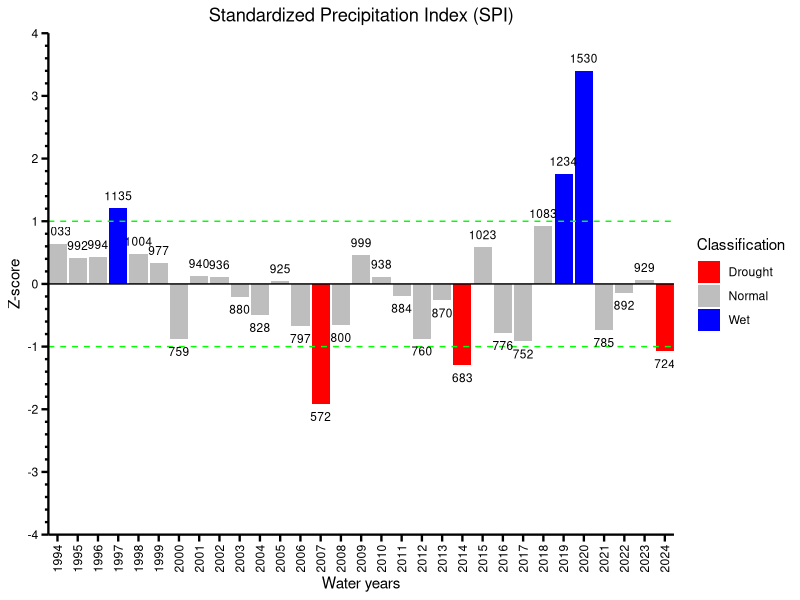
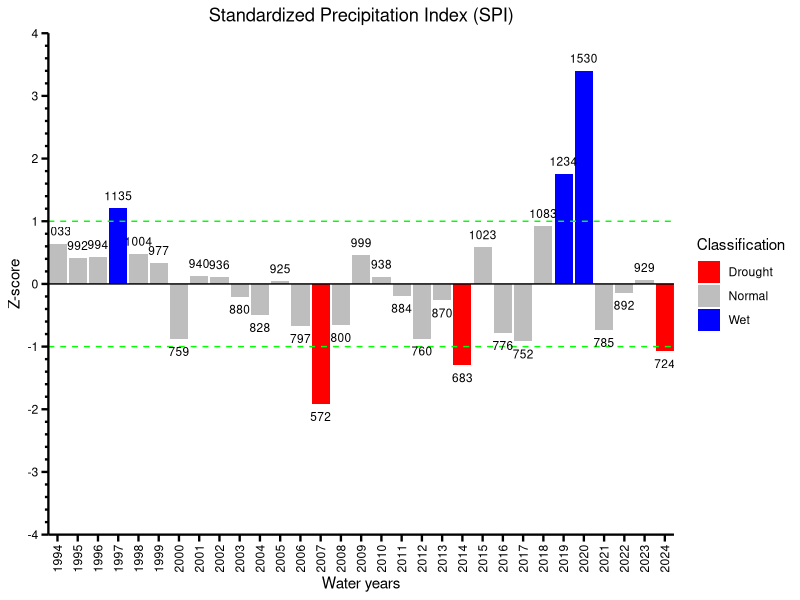

These charts were generated, in order, by the following R code:
# SPI Calculation and Classification

# Gamma Fitting method

# Required libraries
library(dplyr)
library(lubridate)
library(fitdistrplus)  # For fitting gamma distribution
library(stats)          # For qnorm

# Load your SPI data
spi_data <- read.csv("SPI_Index.csv")
spi_data$DATE <- as.Date(spi_data$DATE, format = "%m/%d/%Y")

# Extract year and month
spi_data$Year <- year(spi_data$DATE)
spi_data$Month <- month(spi_data$DATE)

# Filter out post-Sep 2024 data
spi_data <- spi_data %>%
  filter(!(Year == 2024 & Month %in% c(10, 11, 12)))

# Remove Jan-May 1993
spi_data <- spi_data %>%
  filter(!(Year == 1993 & Month %in% c(1, 2, 3, 4, 5)))

# Filter for crop season months
season_data <- spi_data %>%
  filter(Month %in% c(10, 11, 12, 1, 2, 3, 4, 5)) %>%
  mutate(SeasonYear = ifelse(Month %in% c(10, 11, 12), Year + 1, Year)) %>%
  filter(SeasonYear <= 2024)

# Group by season year and compute total precipitation
season_agg <- season_data %>%
  group_by(SeasonYear) %>%
  summarize(Total_PRCP = sum(PRCP, na.rm = TRUE)) %>%
  ungroup()

# Fit gamma distribution
fit <- fitdist(season_agg$Total_PRCP, "gamma", method = "mme")
alpha <- fit$estimate["shape"]
beta <- fit$estimate["rate"]

# Compute cumulative probability G(x)
season_agg <- season_agg %>%
  mutate(
    CDF_Gamma = pgamma(Total_PRCP, shape = alpha, rate = beta),
    CDF_Gamma = ifelse(CDF_Gamma == 1, 0.9999, ifelse(CDF_Gamma == 0, 0.0001, CDF_Gamma)),
    
    # Transform cumulative probability to SPI using standard normal quantile function
    SPI = qnorm(CDF_Gamma)
  )

# SPI Classification
season_agg <- season_agg %>%
  mutate(Classification = case_when(
    SPI <= -1.0 ~ "Drought",
    SPI > -1.0 & SPI <= 1.0 ~ "Normal",
    SPI > 1.0 ~ "Wet"
  ))

# Save to CSV
write.csv(season_agg, "SPI_Classification_Gamma_distribution_method.csv", row.names = FALSE)

# Summary
cat("\nSummary of SPI Classifications (Literature-based SPI):\n")
print(table(season_agg$Classification))




# Sandard deviation method  

# Load required libraries
library(dplyr)
library(lubridate)
library(readr)
library(ggplot2)

# Read your CSV file
data <- read_csv("SPI_Index.csv")

# Convert DATE column to Date format
data$DATE <- as.Date(data$DATE, format = "%m/%d/%Y")

# Extract year and month
data$Year <- year(data$DATE)
data$Month <- month(data$DATE)

# Assign growing season year (Oct-Dec belongs to next year's season)
data <- data %>%
  mutate(Growing_Season_Year = ifelse(Month >= 10, Year + 1, Year))

# Filter only growing season months (Oct to May)
data_growing <- data %>%
  filter(Month %in% c(10, 11, 12, 1, 2, 3, 4, 5))

# Exclude records where Growing_Season_Year is 1993 (removes Oct-Dec 1992 and Jan-May 1993)
data_growing <- data_growing %>%
  filter(Growing_Season_Year != 1993)

# Calculate total precipitation for each growing season
seasonal_precip <- data_growing %>%
  group_by(Growing_Season_Year) %>%
  summarise(Total_PRCP = sum(PRCP, na.rm = TRUE)) %>%
  ungroup()

# Calculate mean and standard deviation
mean_p <- mean(seasonal_precip$Total_PRCP)
sd_p <- sd(seasonal_precip$Total_PRCP)

# Calculate SPI and classify
seasonal_precip <- seasonal_precip %>%
  mutate(SPI = (Total_PRCP - mean_p) / sd_p,
         Classification = case_when(
           SPI <= -1 ~ "Drought",
           SPI > -1 & SPI <= 1 ~ "Normal",
           SPI > 1 ~ "Wet"
         ))

# Save the result as CSV
write_csv(seasonal_precip, "SPI_Classification_Standard_deviation_method.csv")

# Plot the SPI classification
library(ggplot2)
library(scales)
library(grid)

ggplot(seasonal_precip, aes(x = factor(Growing_Season_Year), y = SPI, fill = Classification)) +
  geom_bar(stat = "identity") +
  scale_fill_manual(values = c("Drought" = "red", "Normal" = "grey", "Wet" = "blue")) +
  geom_hline(yintercept = 1.0, linetype = "dashed", color = "green") +
  geom_hline(yintercept = -1.0, linetype = "dashed", color = "green") +
  geom_hline(yintercept = 0, color = "black") +
  labs(title = "Standardized Precipitation Index (SPI)",
       x = "Water years",
       y = "Z-score") +
  theme_classic() +
  theme(
    axis.line = element_line(color = "black", size = 0.8),
    axis.text = element_text(color = "black"),
    axis.text.x = element_text(angle = 90, hjust = 1, vjust = 0.5),
    axis.ticks.length = unit(5, "pt"),
    axis.ticks = element_line(color = "black", size = 0.8),
    axis.ticks.y.left = element_line(color = "black", size = 0.8),
    axis.ticks.x.bottom = element_line(color = "black", size = 0.8),
    axis.minor.ticks.length = unit(2.5, "pt"),
    axis.minor.ticks.y.left = element_line(color = "black"),
    axis.minor.ticks.x.bottom = element_line(color = "black"),
    panel.grid.major = element_blank(),
    panel.grid.minor = element_blank(),
    plot.title = element_text(hjust = 0.5)
  ) +
  geom_text(aes(label = round(Total_PRCP),
                y = ifelse(SPI < 0, SPI - 0.2, SPI + 0.2)),
            size = 3) +
  scale_y_continuous(
    limits = c(-4, 4),
    breaks = seq(-4, 4, by = 1),
    minor_breaks = seq(-4, 4, by = 0.2),
    expand = c(0, 0)
  ) +
  scale_x_discrete(
    breaks = seasonal_precip$Growing_Season_Year[seq(1, nrow(seasonal_precip), by = 1)],
    expand = c(0, 0)
  ) +
  guides(
    x = guide_axis(minor.ticks = TRUE),
    y = guide_axis(minor.ticks = TRUE)
  )


# Save the plot
ggsave("SPI_Classification_Standard_deviation_method.jpg",
       width = 10, height = 6, dpi = 300)
